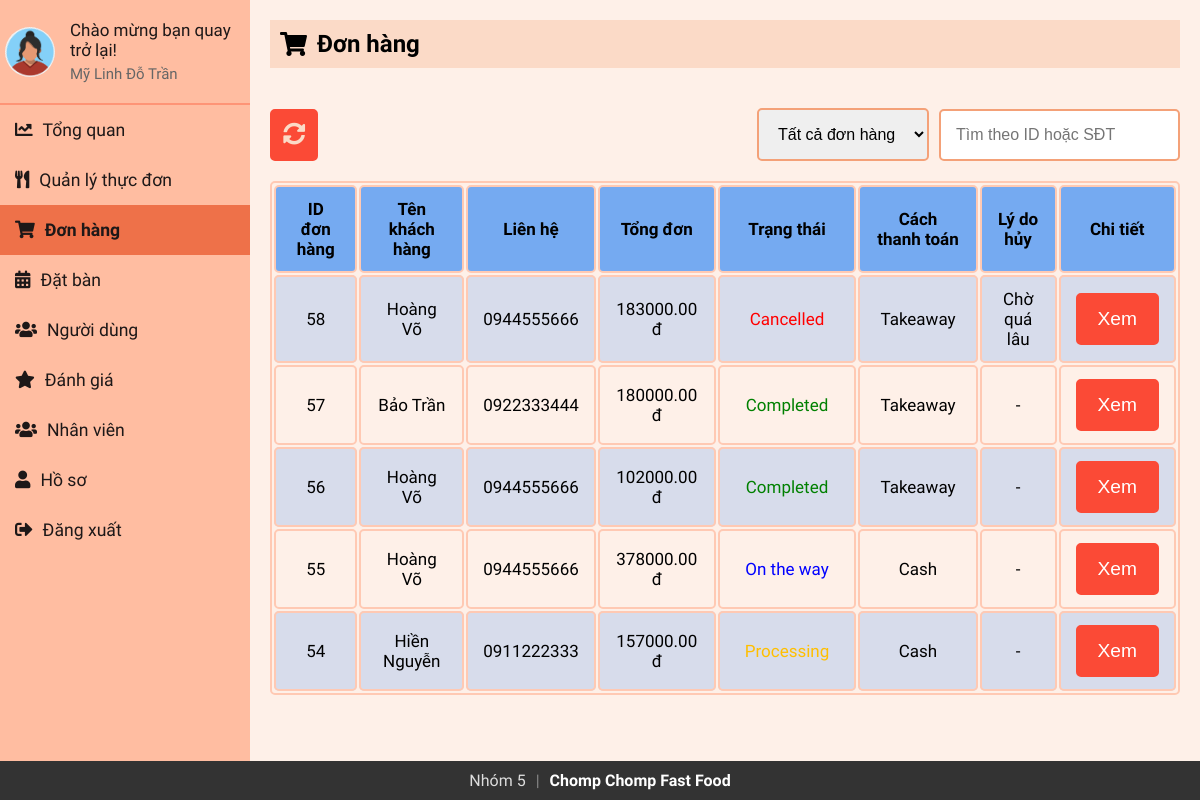
The page /Admin/admin_orders.php (signed in) on the database its author committed.
### tables this page shows
CREATE TABLE `staff` (
  `id` int(11) NOT NULL,
  `firstName` varchar(50) NOT NULL,
  `lastName` varchar(50) NOT NULL,
  `email` varchar(100) NOT NULL,
  `contact` varchar(15) DEFAULT NULL,
  `role` enum('superadmin','admin','delivery boy','waiter') NOT NULL,
  `password` varchar(255) NOT NULL,
  `createdAt` timestamp NOT NULL DEFAULT current_timestamp(),
  `updatedAt` timestamp NOT NULL DEFAULT current_timestamp() ON UPDATE current_timestamp(),
  `profile_image` varchar(255) NOT NULL DEFAULT 'default.jpg'
);

CREATE TABLE `orders` (
  `order_id` int(11) NOT NULL,
  `email` varchar(255) NOT NULL,
  `firstName` varchar(255) NOT NULL,
  `lastName` varchar(255) NOT NULL,
  `phone` varchar(10) NOT NULL,
  `address` varchar(200) NOT NULL,
  `pmode` enum('Cash','Card','Takeaway','') NOT NULL DEFAULT 'Cash',
  `payment_status` enum('Pending','Successful','Rejected','') NOT NULL DEFAULT 'Pending',
  `sub_total` decimal(10,2) NOT NULL,
  `grand_total` decimal(10,2) NOT NULL,
  `order_date` timestamp NOT NULL DEFAULT current_timestamp(),
  `order_status` enum('Pending','Completed','Cancelled','Processing','On the way') NOT NULL DEFAULT 'Pending',
  `cancel_reason` varchar(255) DEFAULT NULL,
  `note` varchar(255) NOT NULL
);

### Admin/sidebar.php (called while the page is built, shortened)
<?php
include 'db_connection.php';
$admin_email = isset($_SESSION['email']) ? $_SESSION['email'] : '';
function getAdminInfo($email)
{
  global $conn;
  $stmt = $conn->prepare("SELECT firstName, lastName, email, profile_image FROM staff WHERE email = ?");
  $stmt->bind_param("s", $email);
  $stmt->execute();
  $stmt->bind_result($firstName, $lastName, $email,  $profile_image);
  return [
    'firstName' => $firstName ?: '',
    'lastName' => $lastName ?: '',
    'email' => $email ?: '',
    'profile_image' => $profile_image ?: 'default.jpg'
  ];
}
$admin_info = getAdminInfo($admin_email);
?>

### Admin/admin_orders.php (the view, shortened to what this page needs)
<?php
include 'db_connection.php';
$query = "SELECT order_id, order_date, firstName, lastName, phone, grand_total, order_status, pmode, cancel_reason FROM orders";
$query .= " ORDER BY order_id DESC";
$result = $conn->query($query);
?>
<?php include 'sidebar.php'; ?>
<!DOCTYPE html>
<html lang="en">
<head>
    <link rel="stylesheet" href="https://cdnjs.cloudflare.com/ajax/libs/font-awesome/5.15.3/css/all.min.css">
    <link rel="stylesheet" href="sidebar.css">
    <link rel="stylesheet" href="admin_orders.css">
</head>
<body>
<div class="sidebar">
    <div class="profile-section">
        <img src="../uploads/<?php echo htmlspecialchars($admin_info['profile_image']); ?>" alt="Profile Picture">
        <div class="info">
            <h3>Chào mừng bạn quay trở lại!</h3>
            <p><?php echo htmlspecialchars($admin_info['firstName'] . ' ' . $admin_info['lastName']); ?></p>
        </div>
    </div>
    <ul>
        <li><a href="index.php"><i class="fas fa-chart-line"></i>Tổng quan</a></li>
        <li><a href="admin_menu.php"><i class="fas fa-utensils"></i>Quản lý thực đơn</a></li>
        <li><a href="admin_orders.php" class="active"><i class="fas fa-shopping-cart"></i>Đơn hàng</a></li>
        <li><a href="reservations.php"><i class="fas fa-calendar-alt"></i>Đặt bàn</a></li>
        <li><a href="staffs.php"><i class="fas fa-users"></i>Người dùng</a></li>
        <li><a href="reviews.php"><i class="fas fa-star"></i>Đánh giá</a></li>
        <li><a href="users.php"><i class="fas fa-users"></i>Nhân viên</a></li>
        <li><a href="profile.php"><i class="fas fa-user"></i>Hồ sơ</a></li>
        <li><a href="logout.php"><i class="fas fa-sign-out-alt"></i>Đăng xuất</a></li>
    </ul>
</div>
<div class="content">
    <div class="header">
        <h2><i class="fas fa-shopping-cart"></i>Đơn hàng</h2>
    </div>
    <div class="actions">
        <button id="refreshButton" title="Refresh"><i class="fas fa-sync-alt"></i></button>
        <div class="filter-orders">
            <select id="statusFilter" name="statusFilter">
                <option value="">Tất cả đơn hàng</option>
            </select>
            <input type="text" id="searchInput" placeholder="Tìm theo ID hoặc SĐT">
        </div>
    </div>
    <table>
        <tr>
            <th>ID đơn hàng</th>
            <th>Tên khách hàng</th>
            <th>Liên hệ</th>
            <th>Tổng đơn</th>
            <th>Trạng thái</th>
            <th>Cách thanh toán</th>
            <th>Lý do hủy</th>
            <th>Chi tiết</th>
        </tr>
        <?php if ($result && $result->num_rows > 0): ?>
            <?php while ($row = $result->fetch_assoc()):
                $statusClass = '';
                switch ($row['order_status']) {
                    case 'Processing': $statusClass = 'status-processing'; break;
                    case 'Completed': $statusClass = 'status-completed'; break;
                    case 'Cancelled': $statusClass = 'status-cancelled'; break;
                    case 'On the way': $statusClass = 'status-ontheway'; break;
                }
            ?>
                <tr>
                    <td><?= $row['order_id'] ?></td>
                    <td><?= htmlspecialchars($row['firstName'] . ' ' . $row['lastName']) ?></td>
                    <td><?= htmlspecialchars($row['phone']) ?></td>
                    <td><?=  $row['grand_total'].' đ ' ?></td>
                    <td><span class="status <?= $statusClass ?>"><?= $row['order_status'] ?></span></td>
                    <td><?= $row['pmode'] ?></td>
                    <td><?= $row['order_status'] === 'Cancelled' ? $row['cancel_reason'] : '-' ?></td>
                    <td><button onclick="viewDetails(<?= $row['order_id'] ?>)">Xem</button></td>
                </tr>
            <?php endwhile; ?>
        <?php else: ?>
            <tr><td colspan="8" style="text-align: center;">Không tìm thấy thông tin</td></tr>
        <?php endif; ?>
    </table>
</div>
</body>
</html>

### Admin/sidebar.css (style rules this page uses)
* { margin: 0; padding: 0; box-sizing: border-box; }
body { background: #fef0e8; font-family: "Baloo 2", cursive; display: flex; flex-direction: row; margin: 0; }
.sidebar { width: 250px; background-color: #ffbda1; color: #1d1818; overflow: auto; position: relative; min-height: 100vh; font-size: 1.1rem }
.sidebar ul li a { display: block; padding: 15px; text-decoration: none; color: #1d1818; transition: background-color 0.3s; }
.sidebar ul li a.active { background-color:#ee7149; font-weight: bold; }
.sidebar ul li a i { margin-right: 10px; }
.sidebar ul { list-style-type: none; padding: 0; }
.content { flex: 1; padding: 20px; }
.header { padding: 10px; background-color: #fbdac7; margin-bottom: 20px; display: flex; align-items: center; }
.header h2 { display: flex; align-items: center; }
.header h2 i { margin-right: 10px; }
.profile-section { padding: 20px 5px 20px 5px; display: flex; align-items: center; border-bottom: 2px solid rgba(253, 108, 77, 0.5); }
.profile-section img { width: 50px; height: 50px; border-radius: 50%; margin-right: 15px; }
.profile-section .info { flex-grow: 1; }
.profile-section .info h3 { margin: 0; font-size: 17px; font-weight: 500; }
.profile-section .info p { margin: 5px 0 0; font-size: 15px; color: #666; }
.sidebar ul li a.active { font-weight: bold; }

### Admin/admin_orders.css (style rules this page uses)
* { padding: 0; margin: 0; }
body { background: #fef0e8; font-family: "Baloo 2", cursive; margin: 0; }
.actions { display: flex; align-items: center; justify-content: space-between; margin-top: 40px; margin-bottom: 20px; }
.filter-orders { display: flex; align-items: center; justify-content: center; gap: 10px; }
.content { margin-bottom: 40px; }
.actions select, .actions input { padding: 15px; font-size: 1rem; border-radius: 5px; border: 2px solid #f4a178; cursor: pointer; outline: none; }
button { background-color: #fb4a36; color: white; border: 2px solid #fb4a36; padding: 13px 20px; cursor: pointer; border-radius: 5px; transition: all 0.3s ease; font-size: 1.2rem; }
.sidebar { width: 250px; background-color: #ffbda1; color: #1d1818; overflow: auto; position: relative; min-height: 100vh; }
.sidebar ul li a { display: block; padding: 15px; text-decoration: none; color: #1d1818; transition: background-color 0.3s; }
.sidebar ul li a.active { background-color: #ee7149; }
.status { padding: 5px 10px; border-radius: 5px; color: white; font-weight: 450; }
.status-processing { color: #FFBF00; }
.status-completed { color: green; }
.status-cancelled { color: red; }
.status-ontheway { color: blue; }
table { width: 100%; border: 2px solid #ffc9b3; border-radius: 5px; font-size: 17px; text-align: center; cursor: pointer; }
table th, table td { padding: 12px 15px; border: 2px solid #ffc9b3; border-radius: 5px; }
table th { background-color: rgba(60, 142, 245, 0.7); }
table tr:nth-of-type(even) { background-color: rgba(60, 142, 245, 0.2); }
.header { padding: 10px; background-color: #fbdac7; margin-bottom: 20px; display: flex; align-items: center; }
#refreshButton { color: #fbdac7; background-color: #fb4a36; border: 2px solid #fb4a36; cursor: pointer; padding: 11px; font-size: 1.4rem; border-radius: 5px; transition: all 0.3s ease; }

### Admin/admin_orders.php (style rules this page uses)
.content { margin-bottom: 40px; }

### rows shown on the page
staff: profile_image (picture), firstName+lastName "Mỹ Linh Đỗ Trần"
orders: order_id "58", firstName+lastName "Hoàng Võ", phone "0944555666", grand_total "183000.00", order_status "Cancelled", pmode "Takeaway", cancel_reason "Chờ quá lâu"
orders: order_id "57", firstName+lastName "Bảo Trần", phone "0922333444", grand_total "180000.00", order_status "Completed", pmode "Takeaway"
orders: order_id "56", firstName+lastName "Hoàng Võ", phone "0944555666", grand_total "102000.00", order_status "Completed", pmode "Takeaway"
orders: order_id "55", firstName+lastName "Hoàng Võ", phone "0944555666", grand_total "378000.00", order_status "On the way", pmode "Cash"
orders: order_id "54", firstName+lastName "Hiền Nguyễn", phone "0911222333", grand_total "157000.00", order_status "Processing", pmode "Cash"
